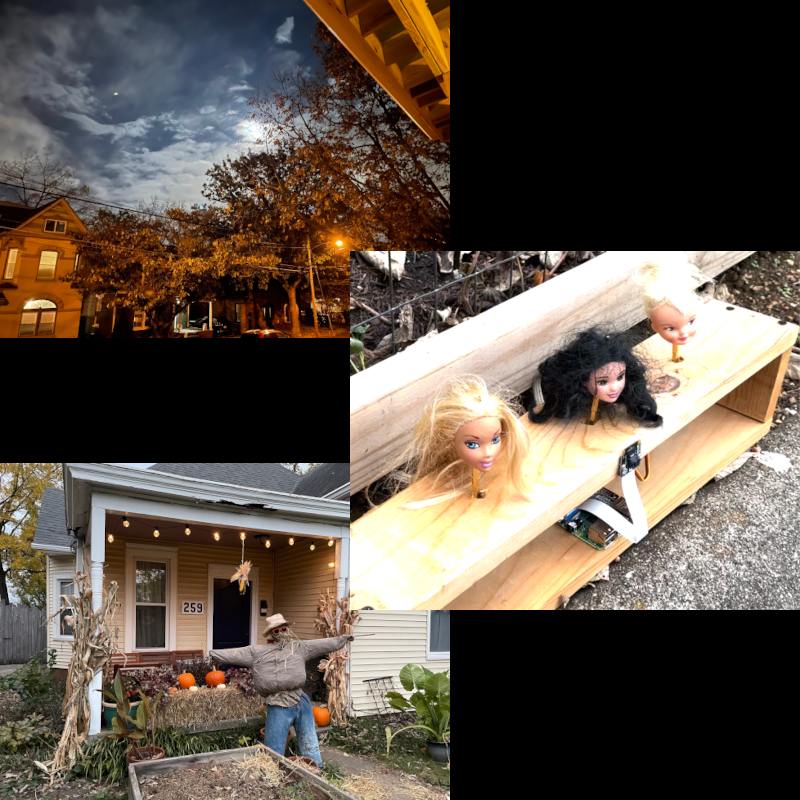
#> input picture pictures/halloween-collage.png, 800 x 800 px, given in place of the camera
$ python app.py ../pictures/halloween-collage.png
#> lines starting #> are read from the running program, lines starting #| are printed output that depends on the picture; after the words box and inside, x2 and y2 are one past the last pixel; in counts of white or black regions, pixels touching at a corner belong together
import cv2
from adafruit_servokit import ServoKit
import datetime
import signal,sys

terminate = False

# ToDo, Fix not working https://stackoverflow.com/questions/24426451/how-to-terminate-loop-gracefully-when-ctrlc-was-pressed-in-python
def signal_handling(signum,frame):
    global terminate
    terminate = True
signal.signal(signal.SIGINT,signal_handling)

IN_MIN = 30.0
IN_MAX = 160.0
OUT_MIN = 160.0
OUT_MAX = 30.0

def main():
    # State
    head_angle = 90.0
    head_angle_ave = 90.0
    head_angle_alpha = 0.25

    arg_1 = sys.argv[1]

    is_no_output = True if arg_1 == "--no-output" else False

    print('Running ', datetime.datetime.now())
    print('isNoOutput: ', is_no_output)

    kit = ServoKit(channels=16)

    kit.servo[0].angle = 0
    kit.servo[1].angle = 0
    kit.servo[2].angle = 0

    cap = cv2.VideoCapture(0, cv2.CAP_V4L)

    # from original skellington sketch (not sure I need to set it this low)
    cap.set(3, 160)  # set horiz resolution
    cap.set(4, 120)  # set vert res

    if not cap.isOpened():
        print("Cannot open Camera")
        exit()

    # threshold higher means it picks up fewer false positives, history takes into account past frames?
    object_detector = cv2.createBackgroundSubtractorMOG2(history=10, varThreshold=5)

    while True:
        ret, frame = cap.read()
#> frame is the input picture: shape (800, 800, 3); mean B, G, R 72, 82.5, 93.4

        if not ret:
            print("Can't receive frame (stream end?). Exiting...")
            break

        height, width, _ = frame.shape
#> height = 800; width = 800

        # only look at region of interest (roi)
        # here I'm setting to full resolution, but if there was only a portion
        # of screen that could have objects, could reduce this
        roi = frame[0: 240, 0: 320] # seems to be height range, width?
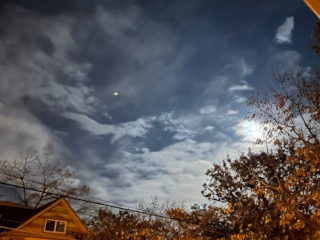
#> roi: shape (240, 320, 3); mean B, G, R 93.8, 89.2, 90
        mask = object_detector.apply(roi)
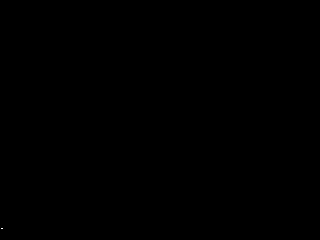
#> mask: shape (240, 320); values 127 (black) and 255 (white), 0% white in thin lines or dots, all inside (x1, y1, x2, y2) = (1, 228, 3, 229)

        # object detection
        # contours is each identified area, hierarchy tells you information about which is inside another
        # RETR_EXTERNAL only grabs the outer contours, not any inside other ones
        contours, hierarchy =cv2.findContours(mask, cv2.RETR_EXTERNAL, cv2.CHAIN_APPROX_SIMPLE)
#> contours = [[[0, 0], [0, 239], [319, 239], [319, 0]]]
        detections = []
        biggest_index = 0
        biggest_area = 0
        ind = 0
        for cnt in contours:
            #calc area and ignore small
            area = cv2.contourArea(cnt)
            if area > 150:
                #cv2.drawContours(roi, [cnt], -1, (0, 255, 0), 2)
                x,y,w,h = cv2.boundingRect(cnt)
                detections.append([x,y,w,h])
                area = w*h
                if area > biggest_area:
                    biggest_area = area
                    biggest_index = ind
                ind = ind + 1
#> this loop made 1 pass
#> (cnt, x, y, w, h, biggest_area, biggest_index) on pass 1: ([[0, 0], [0, 239], [319, 239], [319, 0]], 0, 0, 320, 240, 76800, 0)
#> after the loop, biggest_area = 76800; biggest_index = 0; detections = [[0, 0, 320, 240]]; h = 240; ind = 1; w = 320; x = 0; y = 0

        # draw rect around biggest contour

        if (len(detections) > 0):
            x,y,w,h = detections[biggest_index]
            cv2.rectangle(roi, (x,y), (x+w, y+h), (0, 255, 0), 3)
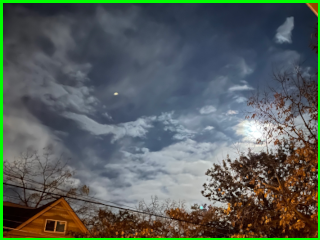
#> roi: shape (240, 320, 3); 3.61% of pixels changed, all inside (x1, y1, x2, y2) = (0, 0, 320, 240)
            head_angle = remap(float(x+(float(w)/2.0)), IN_MIN,IN_MAX,OUT_MIN,OUT_MAX)
#> head_angle = 30
            print('x: ' + str(x) + ', head: ' + str(head_angle))
#| x: 0, head: 30.0

            head_angle_ave = head_angle * head_angle_alpha + head_angle_ave * (1.0 - head_angle_alpha)
#> head_angle_ave = 75
            kit.servo[0].angle = int(head_angle_ave)
            kit.servo[1].angle = int(head_angle_ave)
            kit.servo[2].angle = int(head_angle_ave)

        # uncomment for debugging
        if not is_no_output:
            cv2.imshow('frame', frame)
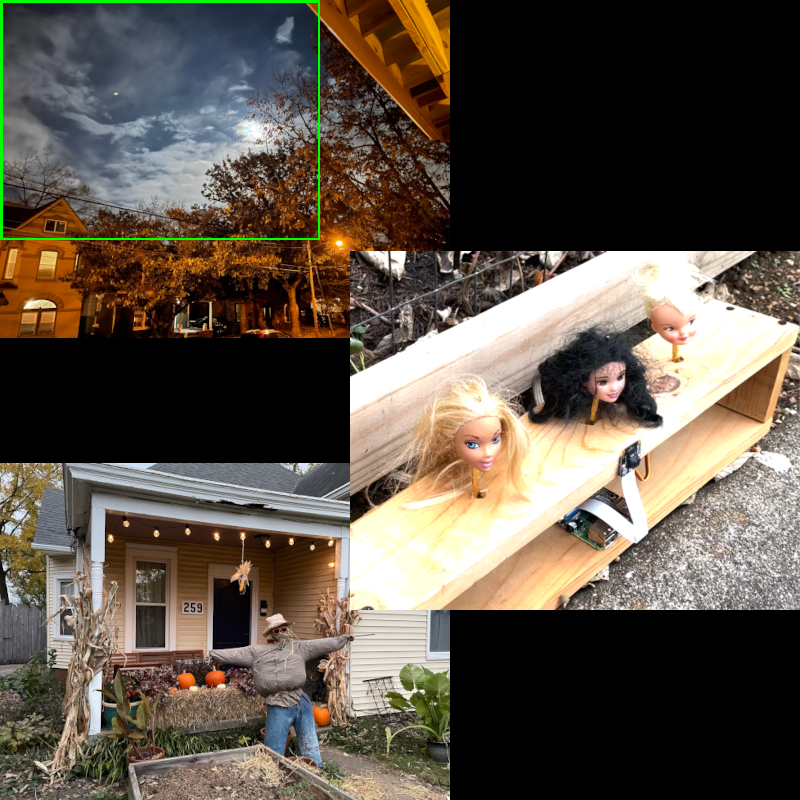
#> window 'frame': shape (800, 800, 3); mean B, G, R 71.8, 83.4, 93.1

        if not is_no_output and cv2.waitKey(1) == ord('q'):
#> (key q is pressed here)
            break

        if terminate:
            print("terminated")
            break


    kit.servo[0].angle = 0
    kit.servo[1].angle = 0
    kit.servo[2].angle = 0

    cap.release()
    cv2.destroyAllWindows()

# map one range to another
def remap(x, in_min, in_max, out_min, out_max):

    x_diff = x - in_min

    out_range = out_max - out_min

    in_range = in_max - in_min
    temp_out = x_diff * out_range/in_range + out_min
    #print('x: ' + str(x) + ', temp_out: ' + str(temp_out))
    if out_max < out_min:
        temp = out_max
        out_max = out_min
        out_min = temp

    if temp_out > out_max:
        return out_max
    elif temp_out < out_min:
        return out_min
    else:
        return temp_out

if __name__ == "__main__":
    main()
